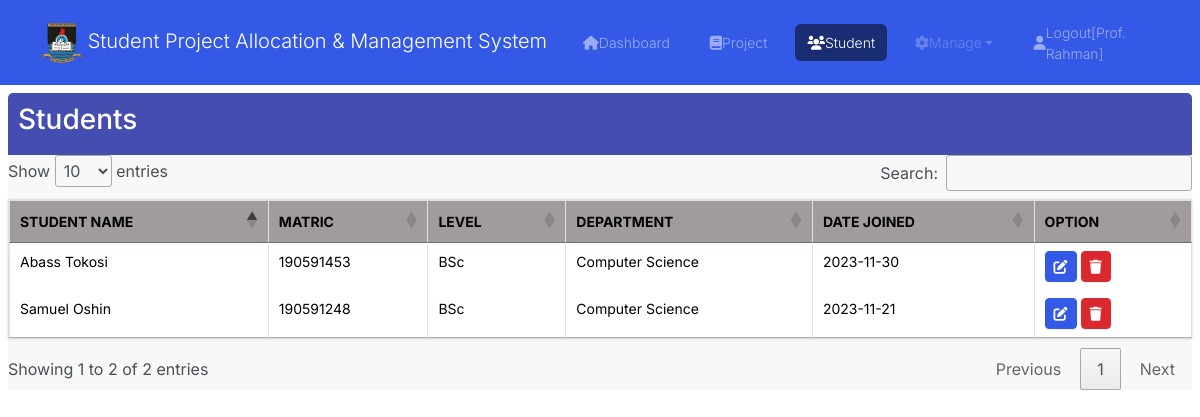
Screenshot of /studentsL.php (signed in) with the database file from the repository.
### tables this page shows
CREATE TABLE `lecturer` (
  `id` int(11) NOT NULL,
  `name` varchar(100) NOT NULL,
  `username` varchar(50) NOT NULL,
  `password` varchar(255) NOT NULL
);

CREATE TABLE `student` (
  `id` int(11) NOT NULL,
  `name` varchar(255) NOT NULL,
  `department` varchar(50) NOT NULL DEFAULT 'Computer Science',
  `field_of_interest` varchar(255) NOT NULL,
  `level` varchar(50) NOT NULL DEFAULT 'BSc',
  `matric` varchar(50) NOT NULL,
  `date` date NOT NULL,
  `project_id` int(11) NOT NULL,
  `lecturer_id` int(11) DEFAULT NULL
);

### studentsL.php (the view)
<?php require 'init.php'; ?>
<?php include 'head.php'; ?>
<body>
    <?php include 'lecturer_nav.php'; ?>
    <div class="profile-inct m-2">
        <div class="prof-Head " >
            <h3>Students</h3>
        </div>
        <table class="table table-bordered table-hover project_table">
            <thead>
                <tr>
                    <th>Student Name</th>
                    <th>Matric</th>
                    <th>Level</th>
                    <th>Department</th>
                    <th>Date Joined</th>
                    <th>Option</th>
                </tr>
            </thead>
            <tbody>
                <?php
                $lecturerId = $_SESSION['lecturer_id'];
                $query = "SELECT * FROM student WHERE lecturer_id = :lecturerId";
                $statement = $db->prepare($query);
                $statement->bindParam(':lecturerId', $lecturerId);
                $statement->execute();
                $students = $statement->fetchAll(PDO::FETCH_OBJ);
                foreach ($students as $student) {
                    $name = $student->name;
                    $department = $student->department;
                    $level = $student->level;
                    $matric = $student->matric;
                    $date = $student->date;
                ?>
                    <tr>
                        <td><?php echo $name; ?></td>
                        <td><?php echo $matric; ?></td>
                        <td><?php echo $level ?></td>
                        <td><?php echo $department ?></td>
                        <td><?php echo $date; ?></td>
                        <td>
                            <a class="btn btn-sm btn-primary" href="edit_std_data.php?id=<?php echo $student->id; ?>"><i class="fa fa-edit"></i></a>
                            <a class="btn btn-sm btn-danger" onclick="return confirm('Are you sure you want to delete project? ')" href="delete_std_data.php?id=<?php echo $student->id; ?>"><i class="fa fa-trash"></i></a>
                        </td>
                    </tr>
                <?php
                }
                ?>
            </tbody>
        </table>
    </div>
    <?php include 'footer.php'; ?>

### lecturer_nav.php (shortened to what this page needs)
<?php
$lecturer_name = "";
$lecturer_id = $_SESSION['lecturer_id'];
$stmt = $db->prepare("SELECT name FROM lecturer WHERE id = :lecturer_id");
$stmt->bindParam(':lecturer_id', $lecturer_id, PDO::PARAM_INT);
$stmt->execute();
$result = $stmt->fetch(PDO::FETCH_ASSOC);
if ($result) {
    $lecturer_name = $result['name'];
}
?>
<nav class="navbar navbar-expand-lg navbar-dark bg-primary">
    <div class="container">
    <a class="navbar-brand" href="lecturer_dashboard.php"><img src="image/lasu logo.png" class="img-rounded img-responsive" width="40" height="40"> Student Project Allocation &amp; Management System</a>
        <div class="collapse navbar-collapse" id="myNavbar">
            <ul class="navbar-nav">
                <li class="nav-item">
                    <a class="nav-link <?php echo (basename($_SERVER['PHP_SELF']) == 'lecturer_dashboard.php') ? 'active' : ''; ?> d-flex align-items-center" href="lecturer_dashboard.php"><i class="fa fa-home"></i> Dashboard</a>
                </li>
                <li class="nav-item">
                    <a class="nav-link <?php echo (basename($_SERVER['PHP_SELF']) == 'createprojectL.php') ? 'active' : ''; ?> d-flex align-items-center" href="createprojectL.php"><i class="fa fa-book"></i> Project</a>
                </li>
                <li class="nav-item">
                    <a class="nav-link <?php echo (basename($_SERVER['PHP_SELF']) == 'studentsL.php') ? 'active' : ''; ?> d-flex align-items-center" href="studentsL.php"><i class="fa fa-users"></i> Student</a>
                </li>
                <li class="nav-item dropdown ">
                    <a class="disabled nav-link dropdown-toggle d-flex align-items-center" href="#" id="manageDropdown" role="button" data-toggle="dropdown" aria-haspopup="true" aria-expanded="false" >
                        <i class="fa fa-cog"></i> Manage
                    </a>
                </li>
            </ul>
            <ul class="navbar-nav ml-auto ">
                <li class="nav-item" id="logout ">
                    <a class="nav-link d-flex align-items-center" href="logout.php"><span class="fa fa-user"></span> Logout[<?php echo $lecturer_name; ?>]</a>
                </li>
            </ul>
        </div>
    </div>
</nav>

### css/styles.css (style rules this page uses)
* { padding: 0; margin: 0; box-sizing: border-box; }
.navbar { font-size: .875rem; font-weight: 0; }
.navbar-brand { font-size: 1em; }
.navbar-nav a.active { background-color: #06305a; color: #fff; }
.project_table { font-size: 12px; }
.project_table th, .project_table td { padding: 5px; }
.project_table thead th { background-color: #a19b9b; }

### css/profilesty.css (style rules this page uses)
* { padding: 0; margin: 0; box-sizing: border-box; }
.navbar { font-size: .875rem; font-weight: 0; }
.navbar-brand { font-size: 1em; }
.navbar-nav a.active { background-color: #06305a; color: #fff; }
.project_table { font-size: 12px; }
.project_table th, .project_table td { padding: 5px; }
.project_table thead th { background-color: #a19b9b; }
.profile-inct { inset: 1px 1px 2px 0 #e8ebee; border-radius: 6px 6px 0px 0px; background-color: #f8f8f8; }
.prof-Head { padding: 10px; color: #fff; border-radius: 5px 5px 0px 0px; background-color: #464db1; }
::placeholder { font-size: 0.9rem; font-weight: 400; line-height: 1.5; }

### rows the page displays
lecturer: name "Prof. Rahman"
student: name "Samuel Oshin", matric "190591248", level "BSc", department "Computer Science", date "2023-11-21"
student: name "Abass Tokosi", matric "190591453", level "BSc", department "Computer Science", date "2023-11-30"
